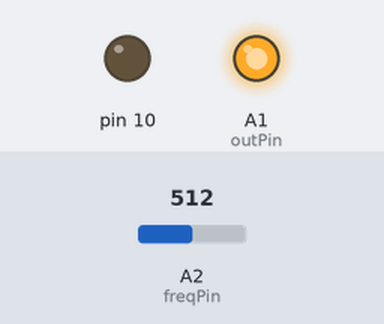
Recording of a sketch running on a simulated Arduino Uno, built with avr-gcc and run on an emulated ATmega328P. Shown: output pins drawn as LEDs (lit = HIGH). Inputs (shaded band) come from the test bench; at power-on: A2 (freqPin) = 512. What the sketch prints to the serial monitor is not drawn.

Above: at 0.6 s.
At 5.4 s:
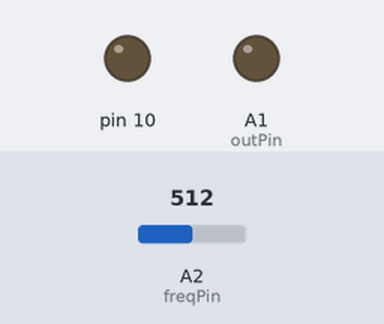
Timing chart, 0 to 7.3 s (numbered marks = the images above):
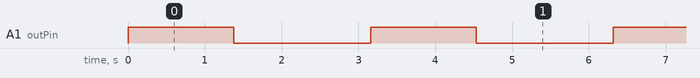

The sketch:

function_generator1.ino
```cpp
#include<math.h>
#include<Wire.h>
const int outPin = A1;
const int selectPin = 2;
const int freqPin = A2;
void setup()
{
  pinMode(10,OUTPUT);
  pinMode(2,INPUT);
  Serial.begin(9600);
}
void loop()
{
  int res = analogRead(freqPin);
  int freq = map(res,0,1023,10,1000);
  for(int i=0;i<360;i++)
  {
    float radian = (3.14159/180)*(i);
    float val = sin(radian);
    val = val*1000;
    Serial.println(val);
    analogWrite(outPin,val);
  }
}
```

Measured:
- by itself, A1 (outPin): alternates HIGH for 1.4 s and LOW for 1.8 s
